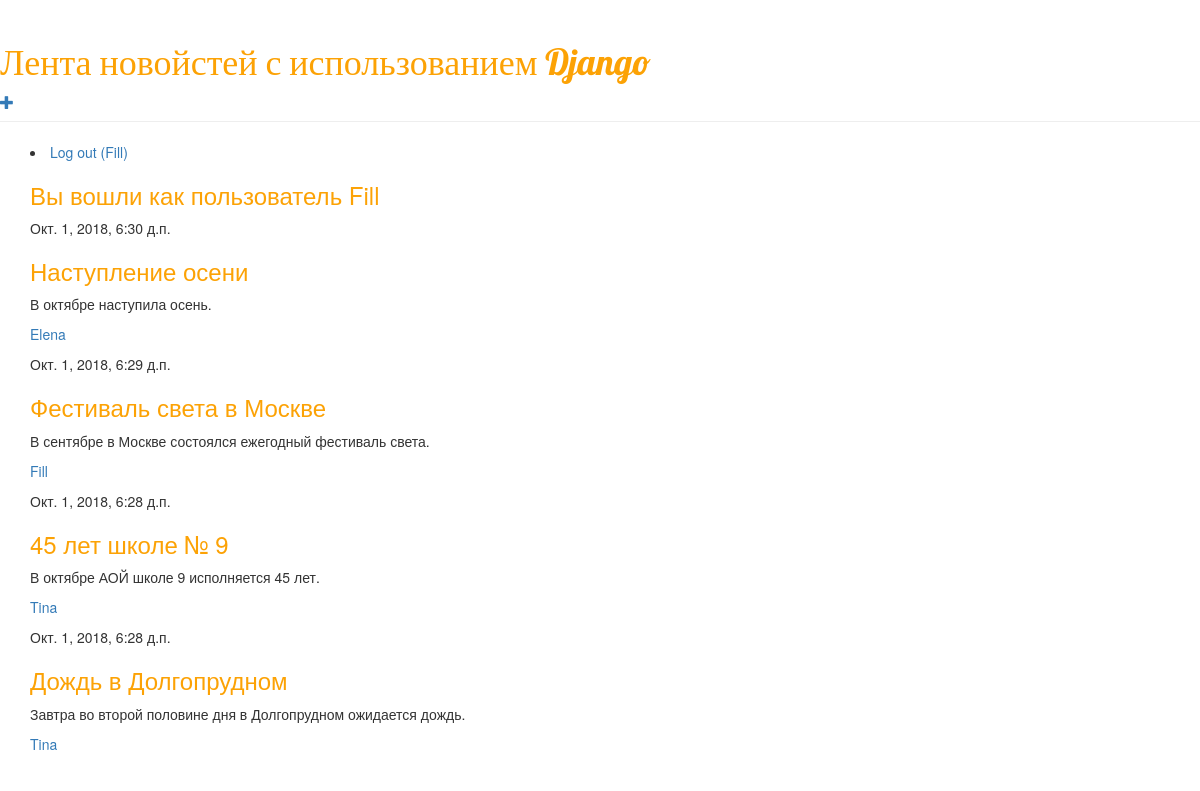
Page /blog/ (signed in) on the committed database.
### blog/models.py (models this page shows, shortened)
class Post(models.Model):
    title = models.CharField(max_length=50)
    date = models.DateTimeField(auto_now_add=True)
    published_date = models.DateTimeField(blank=True, null=True)
    text = models.TextField()
    author = models.ForeignKey('auth.User', on_delete=models.CASCADE)
    article_status = models.IntegerField(default=0)

### blog/views.py (the view)
def index(request):
    posts = Post.objects.filter(published_date__lte=timezone.now()).order_by('-published_date')
    username = auth.get_user(request).username
    context = {'posts': posts, 'username': username}
    return render(request, 'index.html', context)

### blog/templates/index.html (shortened to what this page needs)
{% extends 'base.html' %}
            {% block content %}
            {% if username %}
                <li class="auth_user"><a href="/auth/logout/">Log out ({{ username }})</a></li>
            {% else %}
                <li class="auth_user"><a href="/auth/login/">Log in</a></li>
            {% endif %}
            <p><h3><a href="{% url 'blog' %}">Вы вошли как пользователь {{ username }}</a></h3></p>
            {% for post in posts %}
                    <div class="post">
                        <div class="date">
                            {{ post.published_date }}
                        </div>
                        <h3><a href="{% url 'post_detail' pk=post.pk %}">{{ post.title }}</a></h3>
                        <p>{{ post.text|linebreaksbr }}
                        <p><a href="{% url 'blog_look' pk=post.pk %}">{{ post.author }}</a>
                    </div>
                {% endfor %}
            {% endblock %}

### blog/static/css/polls.css (style rules this page uses)
h3 a { color: #FCA205; }
body { padding-left: 15 px; }

### rows in the picture
Post: published_date "Окт. 1, 2018, 6:30 д.п.", title "Наступление осени", text "В октябре наступила осень.", author "Elena"
Post: published_date "Окт. 1, 2018, 6:29 д.п.", title "Фестиваль света в Москве", text "В сентябре в Москве состоялся ежегодный фестиваль света.", author "Fill"
Post: published_date "Окт. 1, 2018, 6:28 д.п.", title "45 лет школе № 9", text "В октябре АОЙ школе 9 исполняется 45 лет.", author "Tina"
Post: published_date "Окт. 1, 2018, 6:28 д.п.", title "Дождь в Долгопрудном", text "Завтра во второй половине дня в Долгопрудном ожидается дождь.", author "Tina"

### other values in the picture
{{ username }} "Fill"
